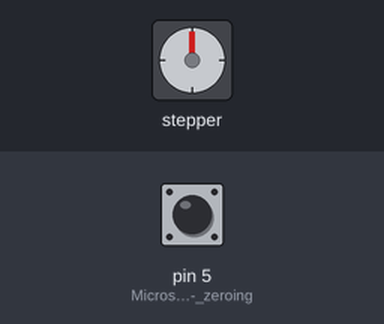
A sketch run on a simulated Arduino Uno, built with avr-gcc and run on an emulated ATmega328P. Shown: stepper motor. Wiring (inferred from the names in the program): stepper motor driver (200 steps per turn assumed): step pin 10; direction pin 9. The inputs (shaded band) are chosen by the test bench; at power-on: pin 5 (Microswitch_1--_zeroing) LOW.

Above: at 1.2 s.
1.3 s: pin 5 (Microswitch_1--_zeroing) pulled HIGH for 0.15 s
At 2.1 s:
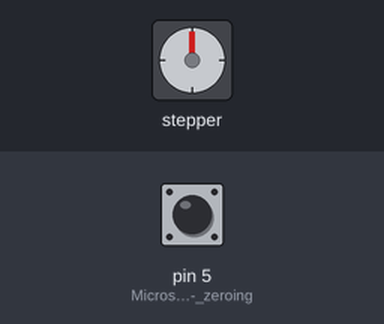
2.9 s: pin 5 (Microswitch_1--_zeroing) pulled HIGH for 1 s
At 3.7 s:
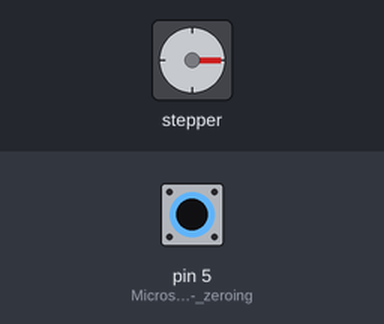
5.4 s: pin 5 (Microswitch_1--_zeroing) pulled HIGH for 3.2 s
At 9.4 s:
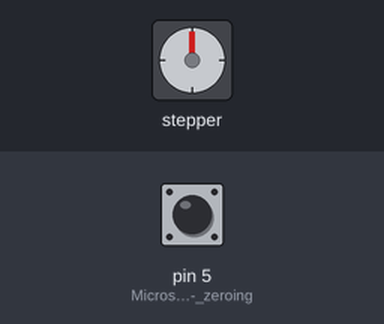
Timing chart, 0 to 10.9 s (numbered marks = the images above; inputs shaded):
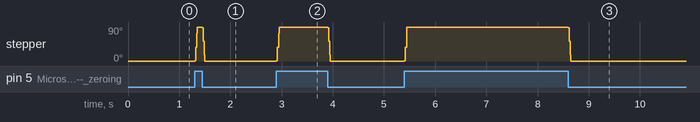

Measured:
- after the input at 1.3 s, stepper: turns 90° clockwise in 0.05 s, then 90° counter-clockwise in 0.05 s
- after the input at 2.9 s, stepper: turns 90° clockwise in 0.05 s, then 90° counter-clockwise in 0.05 s
- after the input at 5.4 s, stepper: turns 90° clockwise in 0.05 s, then 90° counter-clockwise in 0.05 s

The sketch:

StepperTest-3-8-2020-2037.ino
```cpp
int mode = 0;
void setup() {
  // put your setup code here, to run once:
pinMode(10, OUTPUT); //Pulse
pinMode(9, OUTPUT); //Direction
pinMode(4, INPUT); //Microswitch 2
pinMode(5, INPUT); // Microswitch 1-- zeroing
pinMode(3, INPUT); // Input SW

}

void loop() {
  // put your main code here, to run repeatedly:
if(digitalRead(5) == HIGH && mode == 0){
  digitalWrite(9, HIGH); //Motor direction pin high
  for( int stepcount = 0; stepcount < 50; stepcount++){ //motor turns 50 steps
    digitalWrite(10, HIGH);
    delay(1);
    digitalWrite(10, LOW);
  }
  mode = 1;

}
if(digitalRead(5) != HIGH && mode == 1){
  digitalWrite(9, LOW); //Motor direction pin high
  for( int stepcount = 0; stepcount < 50; stepcount++){ //motor turns 50 steps
    digitalWrite(10, HIGH);
    delay(1);
    digitalWrite(10, LOW);
  }
  mode = 0;
}

}
```
